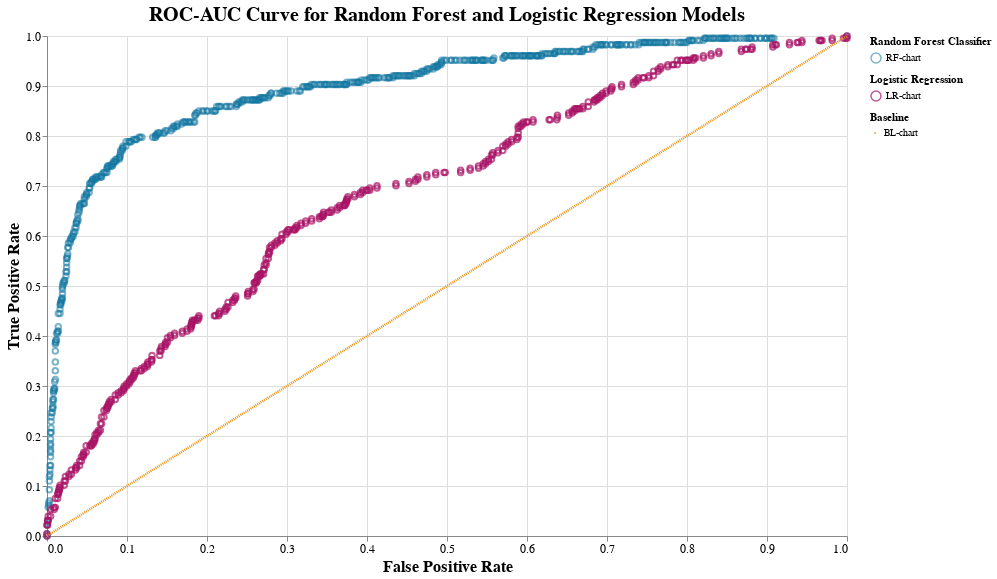

Source (notebook cell):
### Code cell
# declare first chart for layered altair plot (RF model roc-curve)
chart1 = alt.Chart(roc1, title="ROC-AUC Curve for Random Forest and Logistic Regression Models").mark_point(color='#1376a1').encode(
    x='False Positive Rate:Q',
    y='True Positive Rate:Q',
    opacity='Random Forest Classifier'
)

# declare second chart for layered altair plot (logcv model roc-curve)
chart2 = alt.Chart(roc2).mark_point(color='#a81365').encode(
    x='False Positive Rate:Q',
    y='True Positive Rate:Q',
    shape='Logistic Regression'
)
# declare third chart for layered altair plot (baseline model roc-curve)
chart3 = alt.Chart(roc3).mark_line(color='#e89313', strokeDash=[1,1], ).encode(
    x='False Positive Rate:Q',
    y='True Positive Rate:Q',
    size='Baseline'
)
# layer charts and configure title and axes
chart = alt.layer(chart1, chart2, chart3).properties(width=800, height=500)
chart = chart.configure_title(fontSize=20)
chart = chart.configure_axis(labelFontSize=12, titleFontSize=16, tickCount=10)
chart

### Figure 1 — Vega-Lite specification as saved in the notebook (floating-point values rounded to 4 significant figures; data arrays with more than 128 entries replaced by an {"elided": "..."} marker saying what was removed)
{"config": {"view": {"continuousWidth": 400, "continuousHeight": 300}, "axis": {"labelFontSize": 12, "tickCount": 10, "titleFontSize": 16}, "title": {"fontSize": 20}}, "layer": [{"data": {"name": "data-8d85ed64d88f9cc7606732a1dea94d55"}, "mark": {"type": "point", "color": "#1376a1"}, "encoding": {"opacity": {"type": "nominal", "field": "Random Forest Classifier"}, "x": {"type": "quantitative", "field": "False Positive Rate"}, "y": {"type": "quantitative", "field": "True Positive Rate"}}, "title": "ROC-AUC Curve for Random Forest and Logistic Regression Models"}, {"data": {"name": "data-5e8770bd7123e1d6ed3b4083f53d4e17"}, "mark": {"type": "point", "color": "#a81365"}, "encoding": {"shape": {"type": "nominal", "field": "Logistic Regression"}, "x": {"type": "quantitative", "field": "False Positive Rate"}, "y": {"type": "quantitative", "field": "True Positive Rate"}}}, {"data": {"name": "data-efd75122adbace9aeed994fba40cc2f6"}, "mark": {"type": "line", "color": "#e89313", "strokeDash": [1, 1]}, "encoding": {"size": {"type": "nominal", "field": "Baseline"}, "x": {"type": "quantitative", "field": "False Positive Rate"}, "y": {"type": "quantitative", "field": "True Positive Rate"}}}], "height": 500, "width": 800, "$schema": "https://vega.github.io/schema/vega-lite/v4.8.1.json", "datasets": {"data-8d85ed64d88f9cc7606732a1dea94d55": {"elided": "559 records"}, "data-5e8770bd7123e1d6ed3b4083f53d4e17": {"elided": "420 records"}, "data-efd75122adbace9aeed994fba40cc2f6": [{"False Positive Rate": 0.0, "True Positive Rate": 0.0, "Threshold": 1, "Baseline": "BL-chart"}, {"False Positive Rate": 1.0, "True Positive Rate": 1.0, "Threshold": 0, "Baseline": "BL-chart"}]}}
